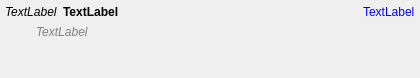
<ui version="4.0" >
 <class>SearchViewItemWidget</class>
 <widget class="QWidget" name="SearchViewItemWidget" >
  <property name="geometry" >
   <rect>
    <x>0</x>
    <y>0</y>
    <width>420</width>
    <height>78</height>
   </rect>
  </property>
  <property name="sizePolicy" >
   <sizepolicy vsizetype="Preferred" hsizetype="Preferred" >
    <horstretch>0</horstretch>
    <verstretch>0</verstretch>
   </sizepolicy>
  </property>
  <property name="windowTitle" >
   <string>Form</string>
  </property>
  <property name="styleSheet" >
   <string notr="true" />
  </property>
  <layout class="QVBoxLayout" >
   <property name="spacing" >
    <number>0</number>
   </property>
   <property name="margin" >
    <number>0</number>
   </property>
   <item>
    <widget class="QFrame" name="item" >
     <property name="sizePolicy" >
      <sizepolicy vsizetype="Preferred" hsizetype="Preferred" >
       <horstretch>0</horstretch>
       <verstretch>0</verstretch>
      </sizepolicy>
     </property>
     <property name="frameShape" >
      <enum>QFrame::NoFrame</enum>
     </property>
     <property name="frameShadow" >
      <enum>QFrame::Raised</enum>
     </property>
     <layout class="QVBoxLayout" >
      <property name="margin" >
       <number>5</number>
      </property>
      <item>
       <layout class="QHBoxLayout" >
        <item>
         <widget class="QLabel" name="uiModel" >
          <property name="sizePolicy" >
           <sizepolicy vsizetype="Fixed" hsizetype="Preferred" >
            <horstretch>0</horstretch>
            <verstretch>0</verstretch>
           </sizepolicy>
          </property>
          <property name="styleSheet" >
           <string notr="true" >font: italic;</string>
          </property>
          <property name="text" >
           <string>TextLabel</string>
          </property>
          <property name="textFormat" >
           <enum>Qt::RichText</enum>
          </property>
          <property name="textInteractionFlags" >
           <set>Qt::NoTextInteraction</set>
          </property>
         </widget>
        </item>
        <item>
         <widget class="QLabel" name="uiName" >
          <property name="sizePolicy" >
           <sizepolicy vsizetype="Fixed" hsizetype="Expanding" >
            <horstretch>0</horstretch>
            <verstretch>0</verstretch>
           </sizepolicy>
          </property>
          <property name="font" >
           <font>
            <weight>75</weight>
            <italic>false</italic>
            <bold>true</bold>
           </font>
          </property>
          <property name="styleSheet" >
           <string notr="true" >font: bold;</string>
          </property>
          <property name="text" >
           <string>TextLabel</string>
          </property>
          <property name="textFormat" >
           <enum>Qt::RichText</enum>
          </property>
          <property name="textInteractionFlags" >
           <set>Qt::NoTextInteraction</set>
          </property>
         </widget>
        </item>
        <item>
         <widget class="QLabel" name="uiRanking" >
          <property name="sizePolicy" >
           <sizepolicy vsizetype="Fixed" hsizetype="Fixed" >
            <horstretch>0</horstretch>
            <verstretch>0</verstretch>
           </sizepolicy>
          </property>
          <property name="styleSheet" >
           <string notr="true" >color: blue;</string>
          </property>
          <property name="text" >
           <string>TextLabel</string>
          </property>
          <property name="textFormat" >
           <enum>Qt::RichText</enum>
          </property>
          <property name="textInteractionFlags" >
           <set>Qt::NoTextInteraction</set>
          </property>
         </widget>
        </item>
       </layout>
      </item>
      <item>
       <layout class="QHBoxLayout" >
        <item>
         <spacer>
          <property name="orientation" >
           <enum>Qt::Horizontal</enum>
          </property>
          <property name="sizeType" >
           <enum>QSizePolicy::Fixed</enum>
          </property>
          <property name="sizeHint" stdset="0" >
           <size>
            <width>31</width>
            <height>20</height>
           </size>
          </property>
         </spacer>
        </item>
        <item>
         <widget class="QLabel" name="uiHeadline" >
          <property name="sizePolicy" >
           <sizepolicy vsizetype="Preferred" hsizetype="Expanding" >
            <horstretch>0</horstretch>
            <verstretch>0</verstretch>
           </sizepolicy>
          </property>
          <property name="font" >
           <font>
            <weight>50</weight>
            <italic>true</italic>
            <bold>false</bold>
           </font>
          </property>
          <property name="styleSheet" >
           <string notr="true" >color: gray;
font: italic;</string>
          </property>
          <property name="text" >
           <string>TextLabel</string>
          </property>
          <property name="textFormat" >
           <enum>Qt::RichText</enum>
          </property>
          <property name="alignment" >
           <set>Qt::AlignLeading|Qt::AlignLeft|Qt::AlignTop</set>
          </property>
          <property name="wordWrap" >
           <bool>true</bool>
          </property>
          <property name="textInteractionFlags" >
           <set>Qt::NoTextInteraction</set>
          </property>
         </widget>
        </item>
       </layout>
      </item>
     </layout>
    </widget>
   </item>
  </layout>
 </widget>
 <resources/>
 <connections/>
</ui>
